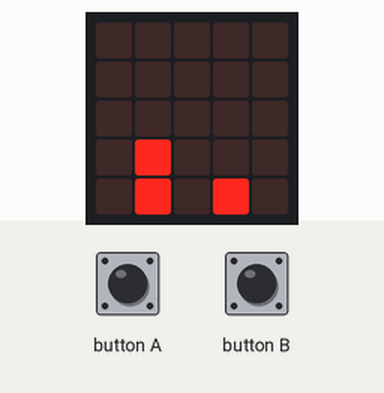
Bench run of a program on a simulated BBC micro:bit (MakeCode). Shown: the board's 5×5 LED display. Random numbers come from a fixed seed; the run ends where the board's game-over animation would start. At 1.2 s the program stops and its outputs stay as they are.

Above: at 0.1 s.
At 0.7 s:
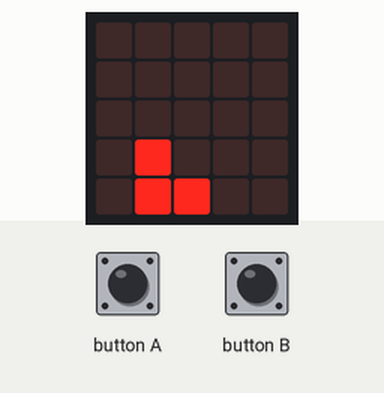
At 1.3 s:
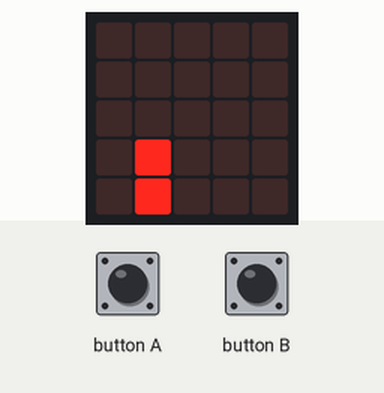

Measured:
- what the display in image 1 shows lasts 0.6 s, from 0.6 s to 1.2 s

The program:

main.ts
```typescript
input.onButtonPressed(Button.A, function () {
    P_abajo.change(LedSpriteProperty.Y, -1)
    Parriba.change(LedSpriteProperty.Y, -1)
    basic.pause(1000)
    P_abajo.change(LedSpriteProperty.Y, 1)
    Parriba.change(LedSpriteProperty.Y, 1)
})
input.onButtonPressed(Button.B, function () {
    Parriba.set(LedSpriteProperty.X, 0)
    Parriba.set(LedSpriteProperty.Y, 4)
    basic.pause(1000)
    Parriba.set(LedSpriteProperty.Y, 3)
    Parriba.set(LedSpriteProperty.X, 1)
})
let Parriba: game.LedSprite = null
let P_abajo: game.LedSprite = null
P_abajo = game.createSprite(1, 4)
Parriba = game.createSprite(1, 3)
let obstaculo = game.createSprite(4, 4)
basic.forever(function () {
    if (obstaculo.isTouching(Parriba)) {
        game.gameOver()
    }
})
basic.forever(function () {
    obstaculo.change(LedSpriteProperty.X, -1)
    basic.pause(600)
    if (obstaculo.get(LedSpriteProperty.X) == 0) {
        obstaculo.set(LedSpriteProperty.X, 4)
        obstaculo.set(LedSpriteProperty.Y, randint(3, 4))
        game.addScore(1)
    }
})
basic.forever(function () {
    if (obstaculo.isTouching(P_abajo)) {
        game.gameOver()
    }
})
```

test.ts
```typescript
// aquí va el archivo "tests"; esto no se compilará cuando este paquete se utilice como una extensión.
```
